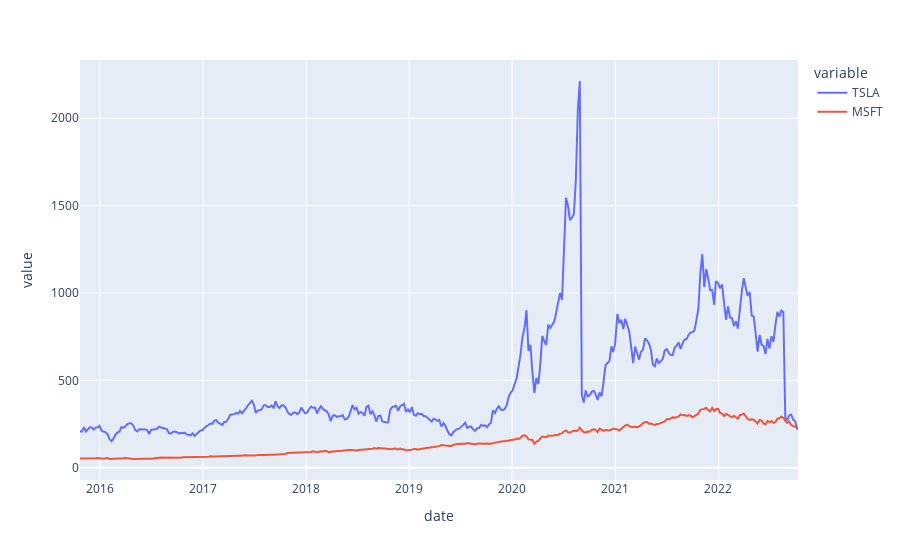

Notebook code for this chart:
### Code cell
px.line(ffd)

### Figure 1 — Plotly figure (JSON) as saved in the notebook; plotly's stock layout.template omitted (floating-point values rounded to 4 significant figures; data arrays with more than 128 entries replaced by an {"elided": "..."} marker saying what was removed)
{"data": [{"hovertemplate": "variable=TSLA<br>date=%{x}<br>value=%{y}<extra></extra>", "legendgroup": "TSLA", "line": {"color": "#636efa", "dash": "solid"}, "marker": {"symbol": "circle"}, "mode": "lines", "name": "TSLA", "orientation": "v", "showlegend": true, "type": "scatter", "x": {"elided": "365 str values"}, "xaxis": "x", "y": {"elided": "365 float values"}, "yaxis": "y"}, {"hovertemplate": "variable=MSFT<br>date=%{x}<br>value=%{y}<extra></extra>", "legendgroup": "MSFT", "line": {"color": "#EF553B", "dash": "solid"}, "marker": {"symbol": "circle"}, "mode": "lines", "name": "MSFT", "orientation": "v", "showlegend": true, "type": "scatter", "x": {"elided": "365 str values"}, "xaxis": "x", "y": {"elided": "365 float values"}, "yaxis": "y"}], "layout": {"legend": {"title": {"text": "variable"}, "tracegroupgap": 0}, "margin": {"t": 60}, "xaxis": {"anchor": "y", "domain": [0, 1], "title": {"text": "date"}}, "yaxis": {"anchor": "x", "domain": [0, 1], "title": {"text": "value"}}}}
